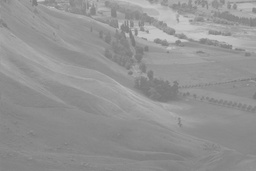
#> input picture HistGray/Unequalized_Hawkes_Bay_NZ.jpg, 256 x 171 px, shrunk from 1024 x 683 before the run
$ python main.py
#> lines starting #> are read from the running program, lines starting #| are printed output that depends on the picture
import cv2
import numpy as np
import matplotlib.pyplot as plt

def round(cdf,o,size,L):

    r = int((cdf[o])/(size) * (L-1))#
    if(r < 0) :
        r = 0
    #print("cdf[o]>> "+str(cdf[o])+" cdf[min]>> "+str(cdf[min])+" r>> "+str(r))
    return r

def creatGrayData(img):
    table = [0]*255
    # print(table)
    for i in img:
        for j in i:
            # print(y)
            table[j] += 1
    return table

def findMin(table):
    min = 0
    table = np.array(table)
    for i in range(table.size):
        if(table[i] != 0):
            min = i
            break
    #print("min >> "+str(min))
    return min

def histGrayConvert(table, img):
    cdf = np.cumsum(table)
    print("now is running.....")
    img2 = img.copy()
    height, width = img.shape
    for line in range(height):
        for pix in range(width-1):
            img2[line][pix] = round(cdf,img[line][pix],img.size,255)
    print(img2)
    print("running finish")
    cv2.imwrite("new.jpg", img2)
    cv2.waitKey()
    return img2


def showGrayTable(table,color):

    plt.hist(table,bins = 10, color = color)
    plt.show()


fileName = "Unequalized_Hawkes_Bay_NZ.jpg"

img = cv2.imread(fileName, 0)
#> img is the input picture: shape (171, 256); min 120, max 202, mean 148
print(img)
#> (printed output is left out)
'''
cv2.imshow("org", img)
cv2.waitKey()
'''
table = creatGrayData(img)
#> after the loop in creatGrayData, `for i in img:`: table = 255 values, max 2045 at index 137, min 0 at index 0, mean 171.7
showGrayTable(table,'gray')
#> in showGrayTable, `plt.show()`:
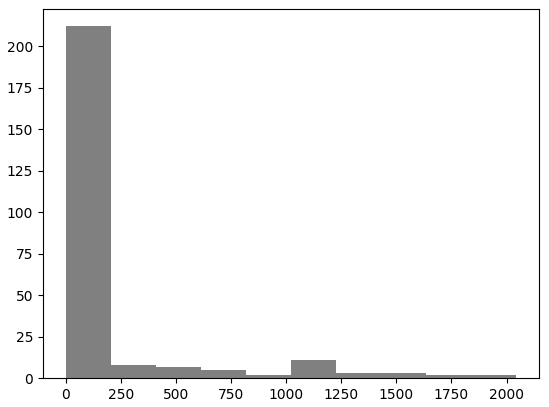
#> figure drawn by matplotlib, 1 panel; tallest bar 212 high, from x = 0 to 204.5
tab2 = findMin(np.array(table))
#> tab2 = 120

#findMin(np.array(table))
img2 = histGrayConvert(table, img)
#> in histGrayConvert, `cdf = np.cumsum(table)`: cdf = 255 values from 0 to 43776
#> the loop in histGrayConvert, `for line in range(height):` made 171 passes
#> after the loop in histGrayConvert, `for line in range(height):`:
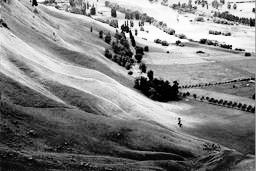
#> img2: shape (171, 256); min 0, max 254, mean 129.8
#> (printed output is left out)
table2 = creatGrayData(img2)
plt.hist([table,table2],bins = 10, color = ['black','gray'])
plt.show()
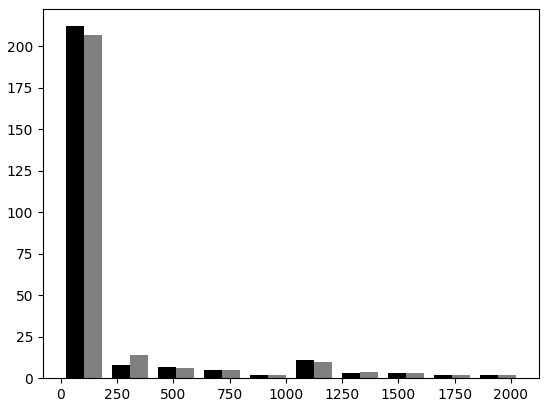
#> figure drawn by matplotlib, 1 panel; tallest bar 212 high, from x = 20.45 to 102.2; tallest bar 207 high, from x = 102.2 to 184.1
for i in range (255):
    print(str(i) +" Org: "+ str(table[i]) + " Hist: "+ str(table2[i]))
#> this loop made 255 passes
#| 0 Org: 0 Hist: 86
#| 1 Org: 0 Hist: 207
#| 2 Org: 0 Hist: 148
#| 3 Org: 0 Hist: 189
#| 4 Org: 0 Hist: 206
#| 5 Org: 0 Hist: 0
#| 6 Org: 0 Hist: 274
#| 7 Org: 0 Hist: 0
#> (further printed lines are left out)

cv2.imshow("histEq", img2)
cv2.waitKey()
